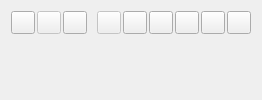
     <widget class="QWidget" name="layoutWidget">
      <layout class="QVBoxLayout" name="verticalLayout">
       <item>
        <layout class="QHBoxLayout" name="horizontalLayout">
         <property name="spacing">
          <number>2</number>
         </property>
         <item>
          <widget class="QToolButton" name="toolOpen">
           <property name="toolTip">
            <string>Open style</string>
           </property>
          </widget>
         </item>
         <item>
          <widget class="QToolButton" name="toolSave">
           <property name="enabled">
            <bool>false</bool>
           </property>
           <property name="toolTip">
            <string>Save style</string>
           </property>
          </widget>
         </item>
         <item>
          <widget class="QToolButton" name="toolSaveAs">
           <property name="toolTip">
            <string>Save style as</string>
           </property>
          </widget>
         </item>
         <item>
          <spacer name="horizontalSpacer_4">
           <property name="orientation">
            <enum>Qt::Horizontal</enum>
           </property>
           <property name="sizeType">
            <enum>QSizePolicy::Fixed</enum>
           </property>
           <property name="sizeHint" stdset="0">
            <size>
             <width>8</width>
             <height>20</height>
            </size>
           </property>
          </spacer>
         </item>
         <item>
          <widget class="QToolButton" name="toolClose">
           <property name="enabled">
            <bool>false</bool>
           </property>
           <property name="toolTip">
            <string>Close</string>
           </property>
          </widget>
         </item>
         <item>
          <spacer name="horizontalSpacer">
           <property name="orientation">
            <enum>Qt::Horizontal</enum>
           </property>
           <property name="sizeHint" stdset="0">
            <size>
             <width>0</width>
             <height>17</height>
            </size>
           </property>
          </spacer>
         </item>
         <item>
          <widget class="QToolButton" name="toolUndo">
           <property name="toolTip">
            <string>Undo</string>
           </property>
          </widget>
         </item>
         <item>
          <widget class="QToolButton" name="toolRedo">
           <property name="toolTip">
            <string>Redo</string>
           </property>
          </widget>
         </item>
         <item>
          <spacer name="horizontalSpacer_3">
           <property name="orientation">
            <enum>Qt::Horizontal</enum>
           </property>
           <property name="sizeHint" stdset="0">
            <size>
             <width>0</width>
             <height>20</height>
            </size>
           </property>
          </spacer>
         </item>
         <item>
          <widget class="QToolButton" name="toolOptions">
           <property name="toolTip">
            <string>Options</string>
           </property>
          </widget>
         </item>
         <item>
          <widget class="QToolButton" name="toolAbout">
           <property name="toolTip">
            <string>About</string>
           </property>
           <property name="icon">
            <iconset resource="qsseditor.qrc">
             <normaloff>:/images/qsseditor.ico</normaloff>:/images/qsseditor.ico</iconset>
           </property>
          </widget>
         </item>
         <item>
          <widget class="QToolButton" name="toolAboutQt">
           <property name="toolTip">
            <string>About Qt</string>
           </property>
          </widget>
         </item>
        </layout>
       </item>
       <item>
        <widget class="QsciScintilla" name="text" native="true">
         <property name="sizePolicy">
          <sizepolicy hsizetype="Preferred" vsizetype="Preferred">
           <horstretch>0</horstretch>
           <verstretch>1</verstretch>
          </sizepolicy>
         </property>
        </widget>
       </item>
      </layout>
     </widget>
